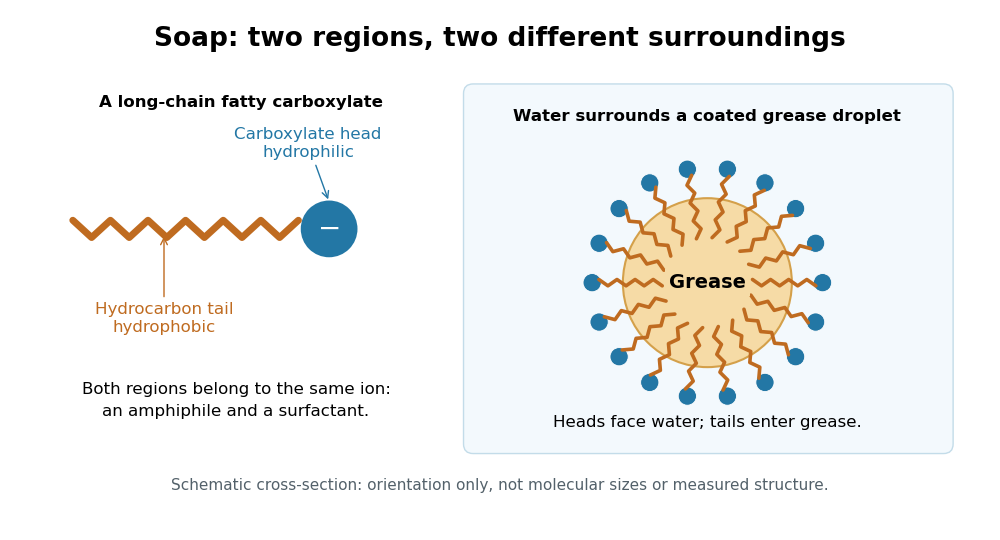

Reproduce this figure in Python.
"""Draw an original soap orientation schematic; Python 3.14, matplotlib 3.10."""
from pathlib import Path
import numpy as np
import matplotlib.pyplot as plt
from matplotlib.patches import Circle, FancyBboxPatch


HEAD = '#2377a5'
TAIL = '#bf6b20'


def main():
    plt.rcParams.update({'font.family': 'DejaVu Sans', 'font.size': 12})
    fig, ax = plt.subplots(figsize=(10, 5.4), dpi=100, facecolor='white')
    fig.subplots_adjust(left=0.02, right=0.98, top=0.97, bottom=0.04)
    ax.set(xlim=(0, 10), ylim=(0, 5))
    ax.set_aspect('equal')
    ax.axis('off')
    ax.text(5, 4.80, 'Soap: two regions, two different surroundings',
            ha='center', fontsize=19, weight='bold')
    ax.text(2.30, 4.17, 'A long-chain fatty carboxylate', ha='center', weight='bold')
    xs = np.linspace(0.55, 2.90, 13)
    ys = 2.90 + 0.09 * (-1.0) ** np.arange(13)
    ax.plot(xs, ys, color=TAIL, linewidth=5, solid_capstyle='round')
    ax.add_patch(Circle((3.22, 2.9), 0.31, facecolor=HEAD, edgecolor='white', linewidth=2))
    ax.text(3.22, 2.9, '−', color='white', ha='center', va='center', fontsize=20)
    ax.annotate('Hydrocarbon tail\nhydrophobic', xy=(1.50, 2.85), xytext=(1.50, 1.83),
                ha='center', color=TAIL, arrowprops={'arrowstyle': '->', 'color': TAIL})
    ax.annotate('Carboxylate head\nhydrophilic', xy=(3.22, 3.18), xytext=(3.00, 3.65),
                ha='center', color=HEAD, arrowprops={'arrowstyle': '->', 'color': HEAD})
    ax.text(2.25, 0.95, 'Both regions belong to the same ion:\nan amphiphile and a surfactant.',
            ha='center', linespacing=1.6)
    ax.add_patch(FancyBboxPatch((4.72, 0.66), 4.90, 3.65,
                 boxstyle='round,pad=0.10', facecolor='#f3f9fd', edgecolor='#c3dce9'))
    ax.text(7.16, 4.02, 'Water surrounds a coated grease droplet', ha='center', weight='bold', fontsize=12)
    center = np.array([7.16, 2.34])
    ax.add_patch(Circle(center, 0.88, facecolor='#f6dba6', edgecolor='#d4a04a', linewidth=1.5))
    for theta in np.linspace(0, 2 * np.pi, 18, endpoint=False):
        radial = np.array([np.cos(theta), np.sin(theta)])
        tangent = np.array([-np.sin(theta), np.cos(theta)])
        steps = np.linspace(0.47, 1.13, 8)
        wiggle = 0.033 * (-1.0) ** np.arange(8)
        xy = center + steps[:, None] * radial + wiggle[:, None] * tangent
        ax.plot(xy[:, 0], xy[:, 1], color=TAIL, linewidth=2.6, solid_capstyle='round')
        ax.add_patch(Circle(center + 1.20 * radial, 0.095, facecolor=HEAD, edgecolor='white', linewidth=0.6))
    ax.text(*center, 'Grease', ha='center', va='center', fontsize=14, weight='bold',
            bbox={'facecolor': '#f6dba6', 'edgecolor': 'none', 'pad': 3})
    ax.text(7.16, 0.84, 'Heads face water; tails enter grease.', ha='center', fontsize=12)
    ax.text(5, 0.18, 'Schematic cross-section: orientation only, not molecular sizes or measured structure.',
            ha='center', fontsize=11, color='#53616a')
    fig.savefig(Path(__file__).stem + '.png', dpi=100, facecolor='white', transparent=False)
    plt.close(fig)


if __name__ == '__main__':
    main()
